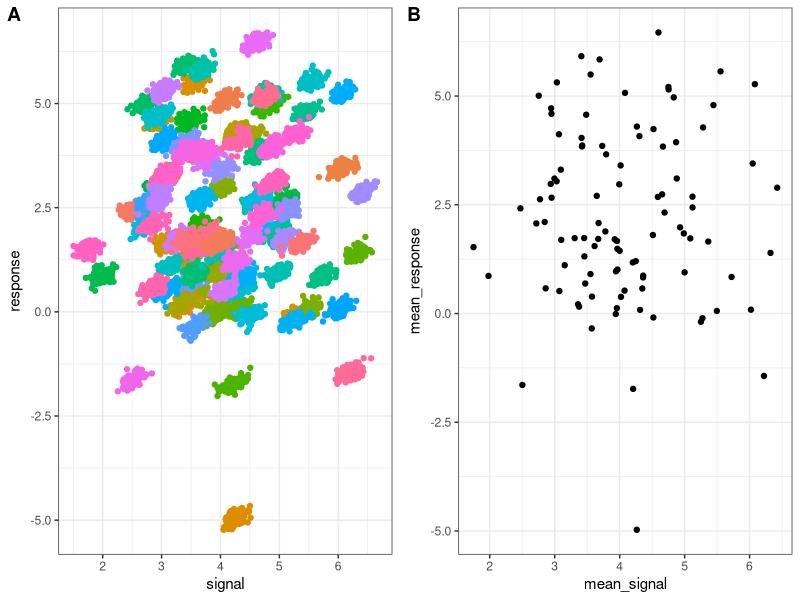
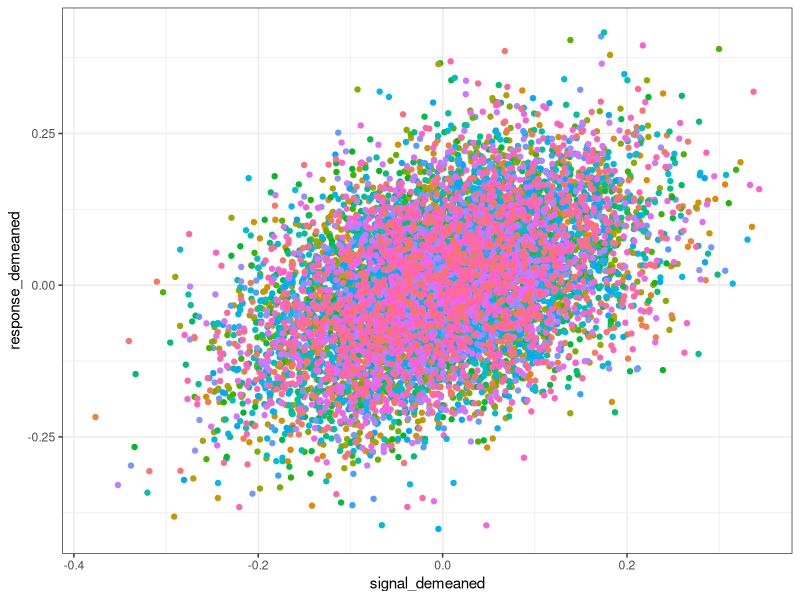
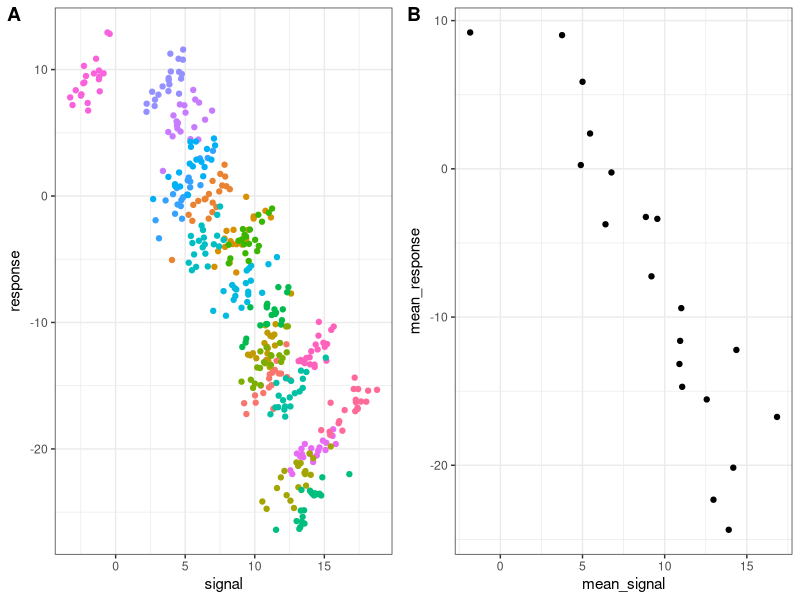

These charts were generated, in order, by the following R code: (Note: this script raises an error after producing the figures.)
## ---- chunk 1
library(tidyverse)
library(lme4)
library(parameters)
library(datawizard)
library(cowplot)


between_effect = 0
within_effect = 0.5
between_var = 2
within_var = 0.1

signal_intercepts = rnorm(100,0,1) 
response_intercepts = rnorm(100,0, between_var) + between_effect * signal_intercepts

data =  data.frame()
for (participant in 1:100){
  
  signal = rnorm(100,4,0.1)  
  response =  within_effect*signal + rnorm(100,0,within_var)
  response = response + response_intercepts[participant]
  signal = signal + signal_intercepts[participant]
  data =  rbind(data, data.frame(signal,response,participant))
  
}
data_averaged = data %>% group_by(participant) %>% summarise(mean_signal = mean(signal), mean_response = mean(response))

cat("Korelacja pojedynczych pomiarów",cor(data$signal, data$response))
cat("Korelacja średnich pomiarów na osobę",cor(data_averaged$mean_signal, data_averaged$mean_response))

## ---- chunk 2
plot1 <- ggplot(data, aes(x = signal, y = response, colour = as.character(participant))) + geom_point() + theme_bw() +  theme(legend.position="none")

plot2 <- ggplot(data_averaged, aes(x = mean_signal, y = mean_response)) +
  geom_point() + theme_bw()

plot_grid(plot1, plot2, labels = "AUTO")
## ---- chunk 3
data = data %>% group_by(participant) %>% mutate(signal_demeaned = signal - mean(signal), 
response_demeaned = response - mean(response))

ggplot(data, aes(x = signal_demeaned, y = response_demeaned, colour = as.character(participant))) +
geom_point() + theme_bw() +  theme(legend.position="none")
## ---- chunk 4
model = lmer(response ~ signal + (1| participant), data = data)
model_parameters(model)
## ---- chunk 5


signal_intercepts = rnorm(20,4,4) 
response_intercepts = rnorm(20,0, 5) + -2*signal_intercepts

data =  data.frame()
for (participant in 1:20){
  
  signal = rnorm(20,4,1)  
  response =  1*signal + rnorm(20,0,1)
  response = response + response_intercepts[participant]
  signal = signal + signal_intercepts[participant]
  data =  rbind(data, data.frame(signal,response,participant))
  
}
data_averaged = data %>% group_by(participant) %>% summarise(mean_signal = mean(signal), mean_response = mean(response))

## ---- chunk 6
plot1 <- ggplot(data, aes(x = signal, y = response, colour = as.character(participant))) +
  geom_point() + theme_bw() +  theme(legend.position="none")

plot2 <- ggplot(data_averaged, aes(x = mean_signal, y = mean_response)) +
  geom_point() + theme_bw()

plot_grid(plot1, plot2, labels = "AUTO")
## ---- chunk 7
data <- cbind(
  data,
  demean(data, select = c("signal"), group = "participant")
)

model = lmer(response ~ signal_within + signal_between + (1| participant), data = data)
model_parameters(model)
## ---- chunk 8
knitr::include_app("https://szpm.shinyapps.io/Mixed/", height = "1020")
